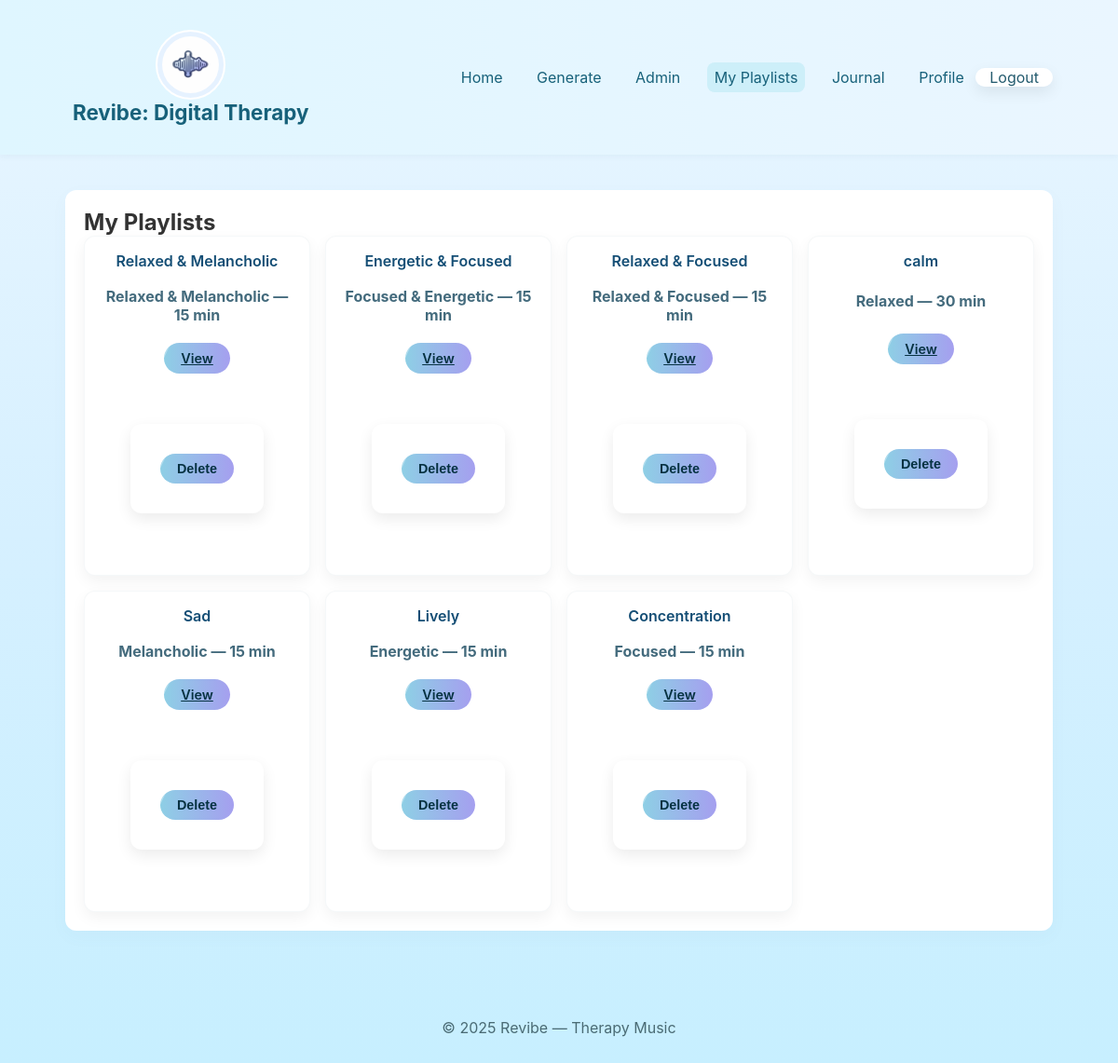
The app's page /myplaylist/ (signed in), older data.
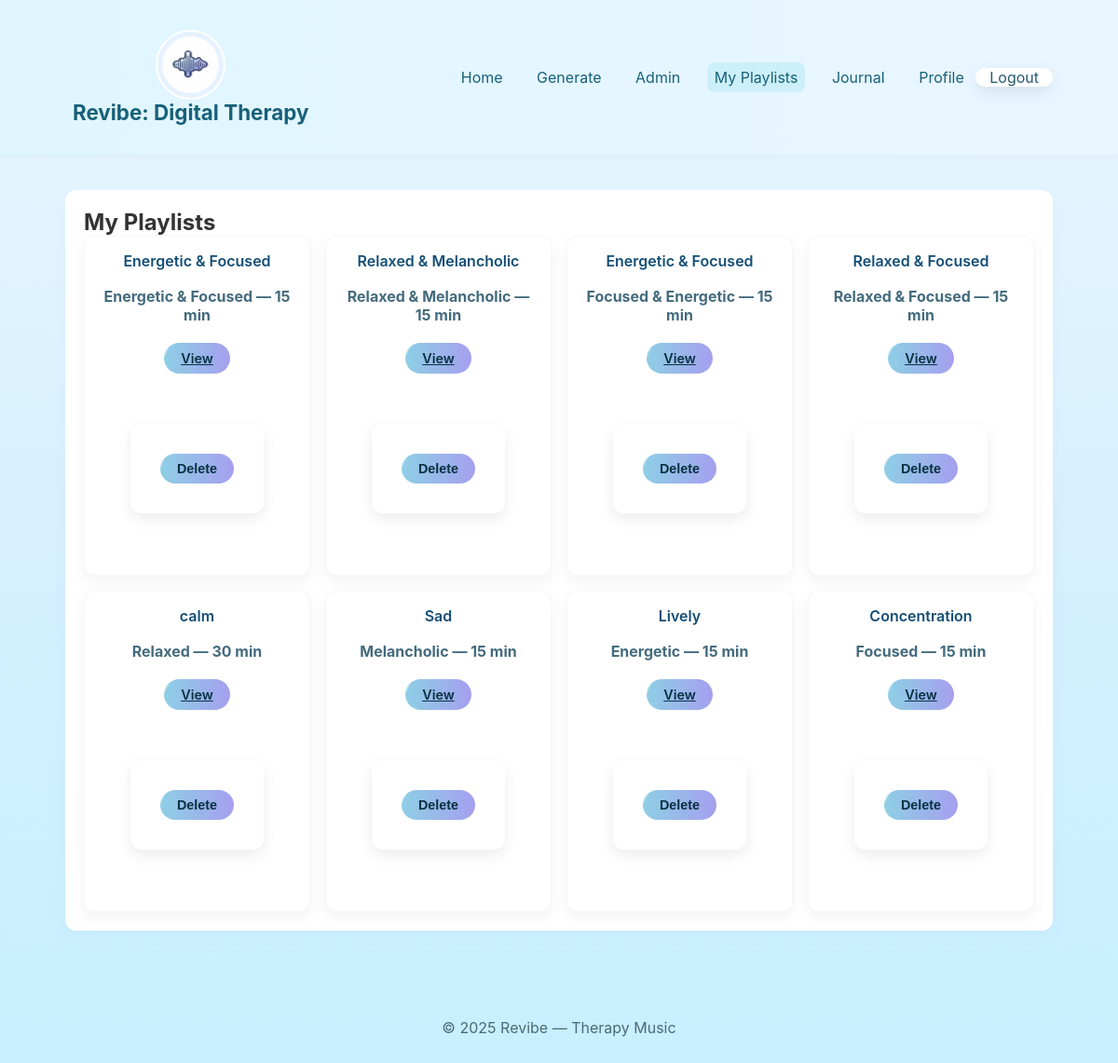
The same page, newer data.
### revibe_app/models.py (models this page shows, shortened)
class Playlist(models.Model):
    title = models.CharField(max_length=200)
    mood = models.CharField(max_length=50, choices=MOOD_CHOICES)
    duration = models.PositiveIntegerField()
    songs = models.ManyToManyField(Song, blank=True)
    cover = models.ImageField(upload_to="playlist_cover/", blank=True, null=True)
    created_by = models.ForeignKey(User, on_delete=models.CASCADE, related_name='playlists')
    created_at = models.DateTimeField(auto_now_add=True)

### revibe_app/views.py (the view)
# urls.py: path('myplaylist/', views.myplaylist, name='myplaylist'),
@login_required
def myplaylist(request):
    playlists = Playlist.objects.filter(created_by=request.user).order_by('-created_at')
    return render(request, 'revibe_app/myplaylist.html', {'playlists': playlists})

### revibe_app/templates/revibe_app/myplaylist.html (shortened to what this page needs)
{% extends 'revibe_app/base.html' %}
{% block content %}
<section class="section">
  <h2>My Playlists</h2>
  <div class="playlist">
    {% for p in playlists %}
      <div class="card">
        <h4>{{ p.title }}</h4>
        <p>{{ p.mood }} — {{ p.duration }} min</p>
        <p>
          <a class="btn" href="{% url 'playlist_detail' p.pk %}">View</a>
          <form method="post" action="{% url 'playlist_delete' p.pk %}" style="display:inline">{% csrf_token %}<button class="btn" type="submit">Delete</button></form>
        </p>
      </div>
    {% empty %}
      <p>No playlists yet.</p>
    {% endfor %}
  </div>
</section>
{% endblock %}

Row changes from the older to the newer data that the page shows:
added Playlist: title "Energetic & Focused", mood "Energetic & Focused", duration "15"
